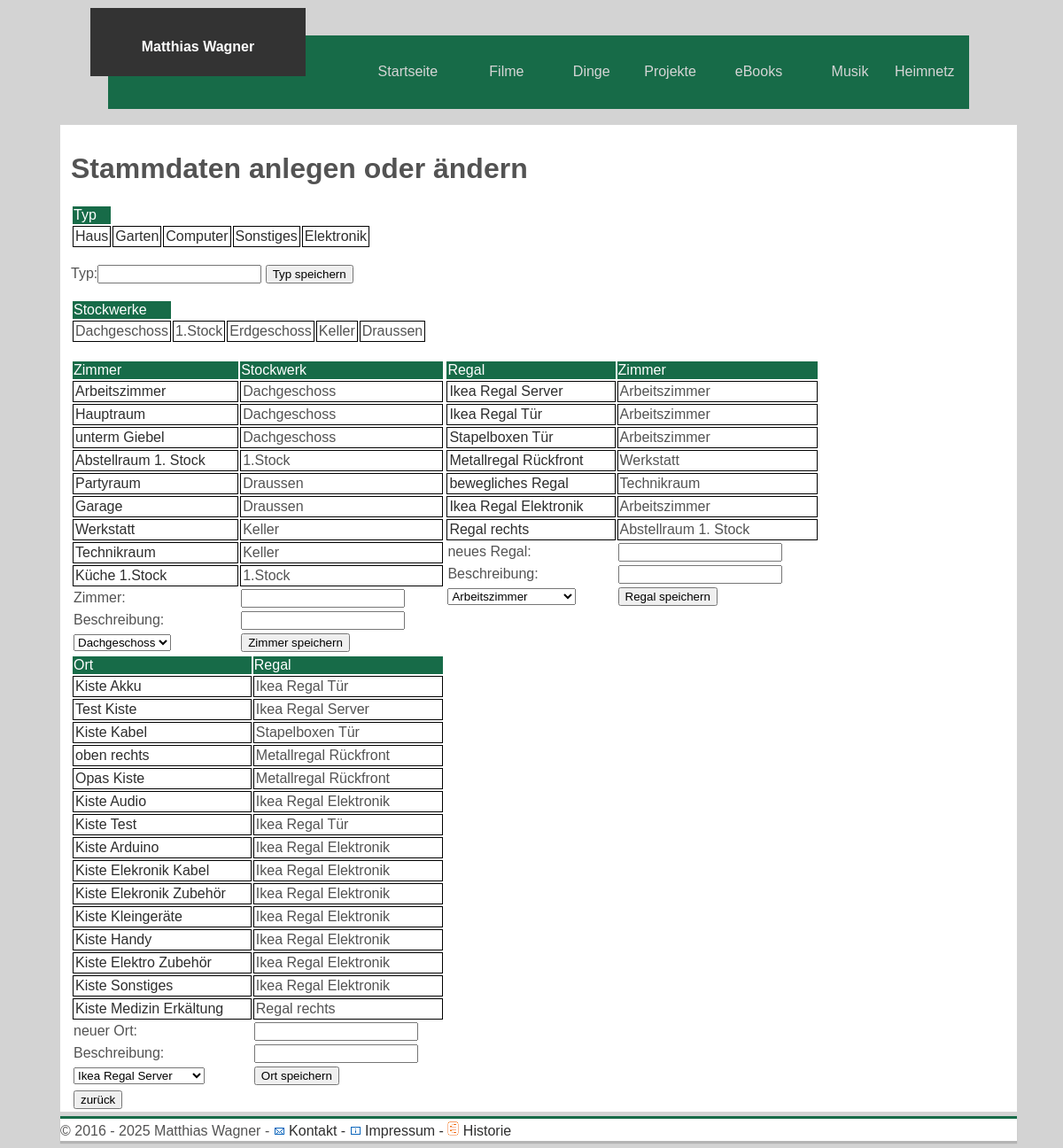
The app's page /dinge/dinge_stammdaten.php with its own data.
### tables this page shows
CREATE TABLE `tab_typ` (
  `id_typ` int(11) NOT NULL AUTO_INCREMENT,
  `name_typ` varchar(20) NOT NULL,
  PRIMARY KEY (`id_typ`)
);

CREATE TABLE `tab_stockwerk` (
  `id_stockwerk` int(11) NOT NULL AUTO_INCREMENT,
  `name_stockwerk` varchar(25) NOT NULL,
  `beschreibung_stockwerk` text NOT NULL,
  PRIMARY KEY (`id_stockwerk`)
);

CREATE TABLE `tab_zimmer` (
  `id_zimmer` int(11) NOT NULL AUTO_INCREMENT,
  `name_zimmer` varchar(25) NOT NULL,
  `beschreibung_zimmer` text NOT NULL,
  `fs_stockwerk` int(11) NOT NULL,
  PRIMARY KEY (`id_zimmer`),
  KEY `fs_stockwerk` (`fs_stockwerk`),
  CONSTRAINT `tab_zimmer_ibfk_1` FOREIGN KEY (`fs_stockwerk`) REFERENCES `tab_stockwerk` (`id_stockwerk`)
);

CREATE TABLE `tab_regal` (
  `id_regal` int(11) NOT NULL AUTO_INCREMENT,
  `name_regal` varchar(25) NOT NULL,
  `beschreibung_regal` text NOT NULL,
  `fs_zimmer` int(11) NOT NULL,
  PRIMARY KEY (`id_regal`),
  KEY `fs_zimmer` (`fs_zimmer`),
  CONSTRAINT `tab_regal_ibfk_1` FOREIGN KEY (`fs_zimmer`) REFERENCES `tab_zimmer` (`id_zimmer`)
);

CREATE TABLE `tab_ort` (
  `id_ort` int(11) NOT NULL AUTO_INCREMENT,
  `name_ort` varchar(30) NOT NULL,
  `beschreibung_ort` text NOT NULL,
  `fs_regal` int(11) NOT NULL,
  PRIMARY KEY (`id_ort`),
  KEY `fs_regal` (`fs_regal`),
  CONSTRAINT `tab_ort_ibfk_1` FOREIGN KEY (`fs_regal`) REFERENCES `tab_regal` (`id_regal`)
);

### dinge/dinge_stammdaten.php (the view, shortened to what this page needs)
<!doctype html>
<html lang=de>
<head>
  <link rel='stylesheet' href='../dinge_formate.css' type='text/css'>
</head>
<body>
<header>
  <?php
    include "header.php";
  ?>
</header>
<main>
  <h1>Stammdaten anlegen oder ändern</h1>
<?php
 include "dinge_verbinden.php";
$erg = $pdo->prepare("SELECT * FROM tab_typ");
$result = $erg->execute();
echo 	'<table>';
echo 	'<thead><tr><td>Typ</td></tr></thead>';
echo	'<tbody class="privat">';
while($data = $erg->fetch()) {
    $id=$data['id_typ'];
    echo '<td><a href=dinge_stammdaten.php?ID='.$id.'&i=4>'. $data['name_typ'] . '</a></td>';
}
echo'</tbody>';
echo'</table>';
?>
<form method="post" action="dinge_stammdaten_speichern.php?i=4&x=<?php echo $x?>">
<br>
<td>Typ:</td><td><input type="text" name="typ" value="<?php echo $data['name_typ'] ?>"size="20" maxlength="30" ></td>
<td><input type="Submit" name='neuer_typ' value="Typ speichern"></td>
<br><br>
<?php
$erg = $pdo->prepare("SELECT name_stockwerk FROM tab_stockwerk");
$result = $erg->execute();
echo 	'<table>';
echo 	'<thead><tr><td>Stockwerke</td></tr></thead>';
echo	'<tbody class="privat">';
while($data = $erg->fetch()) {
    echo '<td>'. $data['name_stockwerk'] .'</td>';
}
echo'</tbody>';
echo'</table>';
echo'<br>';
$erg = $pdo->prepare("SELECT * FROM tab_zimmer
LEFT JOIN tab_stockwerk ON tab_zimmer.fs_stockwerk = tab_stockwerk.id_stockwerk");
$result = $erg->execute();
echo 	'<table style="float:left;width:40%;">';
echo 	'<thead><tr><td>Zimmer</td><td>Stockwerk</td></tr></thead>';
echo	'<tbody>';
while($data = $erg->fetch()) {
    $id_zimmer=$data['id_zimmer'];
    echo '<tr class="privat">';
    echo '<td><a href=dinge_stammdaten.php?ID='.$id_zimmer.'&i=1>'. $data['name_zimmer'] . '</a></td>';
    echo '<td>'. $data['name_stockwerk'] .'</td>';
    echo '</tr>';
}
?>
<form method="post" action="dinge_stammdaten_speichern.php?i=1&x=<?php echo $x?>">
<tr><td>Zimmer:</td><td><input type="text" name="zimmer" value="<?php echo $data['name_zimmer'] ?>"size="20" maxlength="30" ></td></tr>
<tr><td>Beschreibung:</td><td><input type="text" name="beschreibung_zimmer" value="<?php echo $data['beschreibung_zimmer'] ?>"size="20" maxlength="30"></td></tr>
<td>
<select name='stockwerk' size='1'>
<?php
$erg = $pdo->prepare("SELECT id_stockwerk, name_stockwerk FROM tab_stockwerk");
$result = $erg->execute();
	while($data = $erg->fetch()) {
    $id=$data['id'];
    if ($st == $data['id_stockwerk']) {
        echo '<option value = '.$id.''. $data['id_stockwerk'].' selected="selected">'.$id.''. $data['name_stockwerk'].'</option>';
    } else {
        echo '<option value = '.$id.''. $data['id_stockwerk'].'>'.$id.''. $data['name_stockwerk'].'</option>';
    }
}
echo'</select>';
?>
</td>
<td><input type="Submit" name='neues_zimmer' value="Zimmer speichern"></td>
</table>
</form>
<?php
$erg = $pdo->prepare("SELECT * FROM tab_regal
LEFT JOIN tab_zimmer ON tab_regal.fs_zimmer = tab_zimmer.id_zimmer");
$result = $erg->execute();
echo 	'<table style="float:left;width:40%;">';
echo 	'<thead><tr><td>Regal</td><td>Zimmer</td></tr></thead>';
echo	'<tbody>';
while($data = $erg->fetch()) {
    $id_regal=$data['id_regal'];
    echo '<tr class="privat">';
    echo '<td><a href=dinge_stammdaten.php?ID='.$id_regal.'&i=2'.'>'. $data['name_regal'] . '</a></td>';
    echo '<td>'. $data['name_zimmer'] .'</td>';
    echo '</tr>';
}
?>
<form method="post" action="dinge_stammdaten_speichern.php?i=2&x=<?php echo $x?>">
<tr><td>neues Regal:</td><td><input type="text" name="regal" value="<?php echo $data['name_regal'] ?>"size="20" maxlength="30" ></td></tr>
<tr><td>Beschreibung:</td><td><input type="text" name="beschreibung_regal" value="<?php echo $data['beschreibung_regal'] ?>"size="20" maxlength="30"></td></tr>
<td>
<select name='zimmer' size='1'>
<?php
$erg = $pdo->prepare("SELECT id_zimmer, name_zimmer FROM tab_zimmer");
$result = $erg->execute();
	while($data = $erg->fetch()) {
    $id=$data['id'];
    if ($re == $data['id_zimmer']) {
         echo '<option value = '.$id.''. $data['id_zimmer'].' selected="selected">'.$id.''. $data['name_zimmer'].'</option>';
     } else {
         echo '<option value = '.$id.''. $data['id_zimmer'].'>'.$id.''. $data['name_zimmer'].'</option>';
     }
   }
echo'</select>';
?>
 </td>
 <td><input type="Submit" name='neues_regal' value="Regal speichern"></td>
</table>
<br>
<br style="clear:both;">
<?php
$erg = $pdo->prepare("SELECT * FROM tab_ort
LEFT JOIN tab_regal ON tab_ort.fs_regal = tab_regal.id_regal");
$result = $erg->execute();
echo 	'<table style="float:left;width:40%;">';
echo 	'<thead><tr><td>Ort</td><td>Regal</td></tr></thead>';
echo	'<tbody>';
while($data = $erg->fetch()) {
    $id=$data['id_ort'];
    echo '<tr class="privat">';
    echo '<td><a href=dinge_stammdaten.php?ID='.$id.'&i=3'.'>'.$data['name_ort'] . '</a></td>';
    echo '<td>'. $data['name_regal'] .'</td>';
    echo '</tr>';
}
?>
<form method="post" action="dinge_stammdaten_speichern.php?i=3&x=<?php echo $x?>">
<tr><td>neuer Ort:</td><td><input type="text" name="ort" value="<?php echo $data['name_ort'] ?>"size="20" maxlength="30" ></td></tr>
<tr><td>Beschreibung:</td><td><input type="text" name="beschreibung_ort" value="<?php echo $data['beschreibung_ort'] ?>"size="20" maxlength="30"></td></tr>
<td>
<select name='regal' size='1'>
<?php
$erg = $pdo->prepare("SELECT id_regal, name_regal FROM tab_regal");
$result = $erg->execute();
	while($data = $erg->fetch()) {
    $id=$data['id'];
    if ($or == $data['id_regal']) {
         echo '<option value = '.$id.''. $data['id_regal'].' selected="selected">'.$id.''. $data['name_regal'].'</option>';
     } else {
         echo '<option value = '.$id.''. $data['id_regal'].'>'.$id.''. $data['name_regal'].'</option>';
     }
}
echo'</select>';
?>
 </td>
 <td><input type="Submit" name='neuer_ort' value="Ort speichern"></td>
</table>
<br>
<br style="clear:both;">
<form method="post" action='dinge.php'>
<table>
  <td><input type="Submit" name='zurück' value="zurück"></td>
</table>
</form>
</main>
</body>
</html>
<?php
include "footer.php";
?>

### dinge_formate.css (style rules this page uses)
header { display: block; width: 90%; margin: auto; margin-top: 40px; }
body { width: 100%; font-size: 1.0em; color: #535353; background-color: lightgrey; font-family: Arial, Helvetica, sans-serif; text-decoration: none; }
main { width: 88%; margin: auto; margin-top: 55px; background: white; padding-top: 10px; padding-left: 1%; padding-right: 1%; }
a { text-decoration: none; color: #2E2E2E; }
.privat { border: 1px black solid; padding: 2px 2px 2px 2px; width: 100%; }
main thead { background: rgb(23, 107, 72); color: white; }
.privat td { border: 1px black solid; padding: 2px 2px 2px 2px; }

### records on screen
tab_typ: name_typ "Haus"
tab_typ: name_typ "Garten"
tab_typ: name_typ "Computer"
tab_typ: name_typ "Sonstiges"
tab_typ: name_typ "Elektronik"
tab_stockwerk: name_stockwerk "Dachgeschoss"
tab_stockwerk: name_stockwerk "1.Stock"
tab_stockwerk: name_stockwerk "Erdgeschoss"
tab_stockwerk: name_stockwerk "Keller"
tab_stockwerk: name_stockwerk "Draussen"
tab_zimmer: name_zimmer "Arbeitszimmer", fs_stockwerk.name_stockwerk "Dachgeschoss"
tab_zimmer: name_zimmer "Hauptraum", fs_stockwerk.name_stockwerk "Dachgeschoss"
tab_zimmer: name_zimmer "unterm Giebel", fs_stockwerk.name_stockwerk "Dachgeschoss"
tab_zimmer: name_zimmer "Abstellraum 1. Stock", fs_stockwerk.name_stockwerk "1.Stock"
tab_zimmer: name_zimmer "Partyraum", fs_stockwerk.name_stockwerk "Draussen"
tab_zimmer: name_zimmer "Garage", fs_stockwerk.name_stockwerk "Draussen"
tab_zimmer: name_zimmer "Werkstatt", fs_stockwerk.name_stockwerk "Keller"
tab_zimmer: name_zimmer "Technikraum", fs_stockwerk.name_stockwerk "Keller"
tab_zimmer: name_zimmer "Küche 1.Stock", fs_stockwerk.name_stockwerk "1.Stock"
tab_regal: name_regal "Ikea Regal Server", fs_zimmer.name_zimmer "Arbeitszimmer"
tab_regal: name_regal "Ikea Regal Tür", fs_zimmer.name_zimmer "Arbeitszimmer"
tab_regal: name_regal "Stapelboxen Tür", fs_zimmer.name_zimmer "Arbeitszimmer"
tab_regal: name_regal "Metallregal Rückfront", fs_zimmer.name_zimmer "Werkstatt"
tab_regal: name_regal "bewegliches Regal", fs_zimmer.name_zimmer "Technikraum"
tab_regal: name_regal "Ikea Regal Elektronik", fs_zimmer.name_zimmer "Arbeitszimmer"
tab_regal: name_regal "Regal rechts", fs_zimmer.name_zimmer "Abstellraum 1. Stock"
tab_ort: name_ort "Kiste Akku", fs_regal.name_regal "Ikea Regal Tür"
tab_ort: name_ort "Test Kiste", fs_regal.name_regal "Ikea Regal Server"
tab_ort: name_ort "Kiste Kabel", fs_regal.name_regal "Stapelboxen Tür"
tab_ort: name_ort "oben rechts", fs_regal.name_regal "Metallregal Rückfront"
tab_ort: name_ort "Opas Kiste", fs_regal.name_regal "Metallregal Rückfront"
tab_ort: name_ort "Kiste Audio", fs_regal.name_regal "Ikea Regal Elektronik"
tab_ort: name_ort "Kiste Test", fs_regal.name_regal "Ikea Regal Tür"
tab_ort: name_ort "Kiste Arduino", fs_regal.name_regal "Ikea Regal Elektronik"
tab_ort: name_ort "Kiste Elekronik Kabel", fs_regal.name_regal "Ikea Regal Elektronik"
tab_ort: name_ort "Kiste Elekronik Zubehör", fs_regal.name_regal "Ikea Regal Elektronik"
tab_ort: name_ort "Kiste Kleingeräte", fs_regal.name_regal "Ikea Regal Elektronik"
tab_ort: name_ort "Kiste Handy", fs_regal.name_regal "Ikea Regal Elektronik"
tab_ort: name_ort "Kiste Elektro Zubehör", fs_regal.name_regal "Ikea Regal Elektronik"
tab_ort: name_ort "Kiste Sonstiges", fs_regal.name_regal "Ikea Regal Elektronik"
tab_ort: name_ort "Kiste Medizin Erkältung", fs_regal.name_regal "Regal rechts"

### other values on screen
form field stockwerk "Dachgeschoss"
form field zimmer "Arbeitszimmer"
form field regal "Ikea Regal Server"
